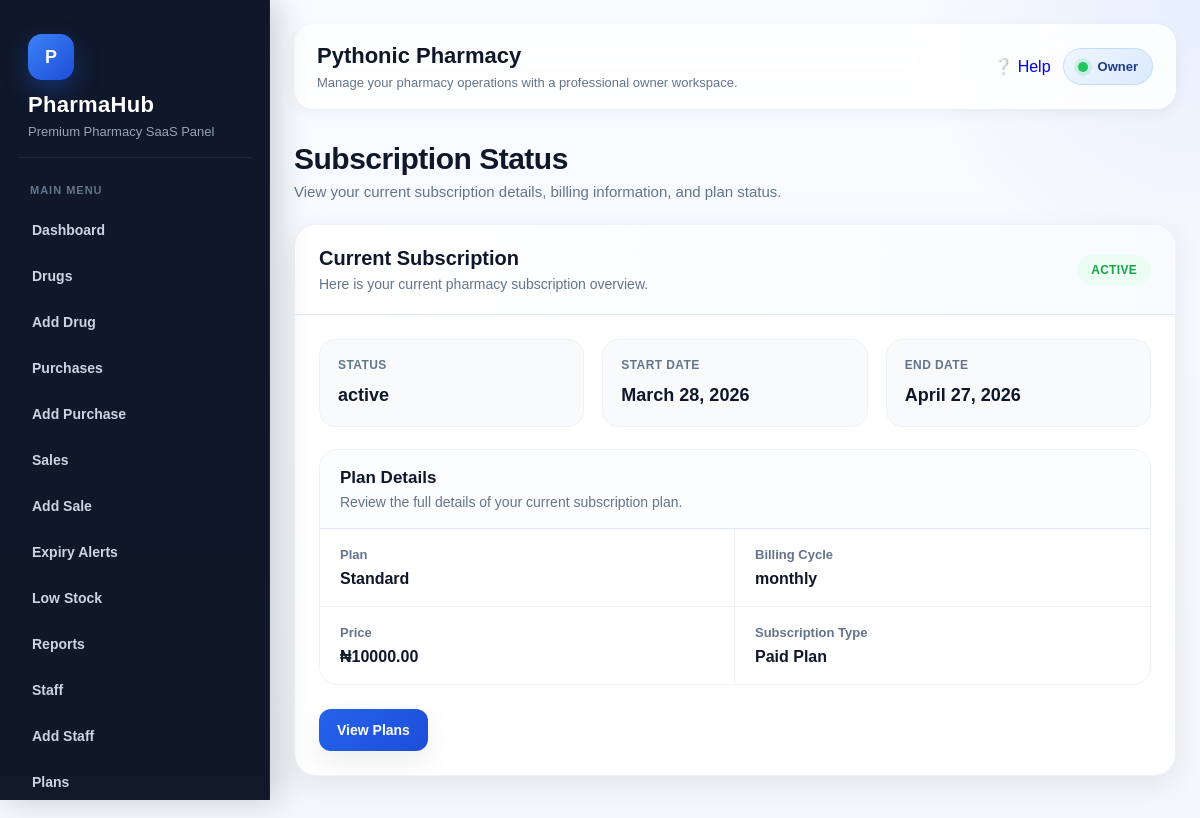
The app's page /subscriptions/status/ (signed in) with its own data.
### accounts/models.py (models this page shows, shortened)
class User(AbstractUser):
    ROLE_CHOICES = (
        ('owner', 'Owner'),
        ('admin', 'Admin'),
        ('pharmacist', 'Pharmacist'),
        ('cashier', 'Cashier'),
        ('staff', 'Staff'),
    )
    pharmacy = models.ForeignKey(
        Pharmacy,
        on_delete=models.CASCADE,
        related_name='users',
        null=True,
        blank=True
    )
    role = models.CharField(max_length=20, choices=ROLE_CHOICES, default='staff')

### pharmacies/models.py (models this page shows, shortened)
class Pharmacy(models.Model):
    name = models.CharField(max_length=255)
    email = models.EmailField(unique=True)
    phone = models.CharField(max_length=20, blank=True, null=True)
    address = models.TextField(blank=True, null=True)
    is_active = models.BooleanField(default=True)
    is_suspended_by_owner = models.BooleanField(default=False)
    suspension_reason = models.CharField(max_length=255, blank=True, null=True)
    created_at = models.DateTimeField(auto_now_add=True)
    class Meta:
        ordering = ['name']

### subscriptions/models.py (models this page shows, shortened)
class Subscription(models.Model):
    STATUS_CHOICES = (
        ('trial', 'Trial'),
        ('active', 'Active'),
        ('expired', 'Expired'),
        ('pending', 'Pending'),
        ('cancelled', 'Cancelled'),
    )
    pharmacy = models.ForeignKey(
        Pharmacy,
        on_delete=models.CASCADE,
        related_name='subscriptions'
    )
    plan = models.ForeignKey(
        Plan,
        on_delete=models.SET_NULL,
        null=True,
        blank=True
    )
    status = models.CharField(max_length=20, choices=STATUS_CHOICES, default='pending')
    start_date = models.DateField()
    end_date = models.DateField()
    is_current = models.BooleanField(default=True)

class Plan(models.Model):
    BILLING_CHOICES = (
        ('monthly', 'Monthly'),
        ('yearly', 'Yearly'),
    )
    name = models.CharField(max_length=100)
    price = models.DecimalField(max_digits=12, decimal_places=2)
    billing_cycle = models.CharField(max_length=20, choices=BILLING_CHOICES, default='monthly')
    duration_days = models.PositiveIntegerField(default=30)
    max_staff = models.PositiveIntegerField(default=3)
    description = models.TextField(blank=True, null=True)
    is_active = models.BooleanField(default=True)

### subscriptions/views.py (the view)
# urls.py: path('status/', views.subscription_status, name='subscription_status'),
@login_required
def subscription_status(request):
    current_subscription = Subscription.objects.filter(
        pharmacy=request.user.pharmacy,
        is_current=True
    ).first()
    return render(request, 'subscriptions/subscription_status.html', {
        'current_subscription': current_subscription
    })

### templates/subscriptions/subscription_status.html (shortened to what this page needs)
{% extends 'base.html' %}
{% block content %}
<div class="page-shell">
    <div class="page-header">
        <div>
            <h2>Subscription Status</h2>
            <p>View your current subscription details, billing information, and plan status.</p>
        </div>
    </div>
    <div class="subscription-card">
        {% if current_subscription %}
            <div class="subscription-card-header">
                <div>
                    <h3>Current Subscription</h3>
                    <p>Here is your current pharmacy subscription overview.</p>
                </div>
                <span class="status-pill
                    {% if current_subscription.status|lower == 'active' %}
                        status-active
                    {% elif current_subscription.status|lower == 'trial' %}
                        status-trial
                    {% elif current_subscription.status|lower == 'expired' %}
                        status-danger
                    {% else %}
                        status-warning
                    {% endif %}
                ">
                    {{ current_subscription.status }}
                </span>
            </div>
            <div class="subscription-body">
                <div class="summary-grid">
                    <div class="summary-item">
                        <div class="summary-label">Status</div>
                        <div class="summary-value">{{ current_subscription.status }}</div>
                    </div>
                    <div class="summary-item">
                        <div class="summary-label">Start Date</div>
                        <div class="summary-value">{{ current_subscription.start_date }}</div>
                    </div>
                    <div class="summary-item">
                        <div class="summary-label">End Date</div>
                        <div class="summary-value">{{ current_subscription.end_date }}</div>
                    </div>
                </div>
                <div class="details-card">
                    <div class="details-header">
                        <h4>Plan Details</h4>
                        <p>Review the full details of your current subscription plan.</p>
                    </div>
                    <div class="details-grid">
                        <div class="detail-row">
                            <div class="detail-title">Plan</div>
                            <div class="detail-value">
                                {% if current_subscription.plan %}
                                    {{ current_subscription.plan.name }}
                                {% else %}
                                    Trial
                                {% endif %}
                            </div>
                        </div>
                        <div class="detail-row">
                            <div class="detail-title">Billing Cycle</div>
                            <div class="detail-value">
                                {% if current_subscription.plan %}
                                    {{ current_subscription.plan.billing_cycle }}
                                {% else %}
                                    Trial
                                {% endif %}
                            </div>
                        </div>
                        <div class="detail-row">
                            <div class="detail-title">Price</div>
                            <div class="detail-value">
                                {% if current_subscription.plan %}
                                    ₦{{ current_subscription.plan.price }}
                                {% else %}
                                    ₦0
                                {% endif %}
                            </div>
                        </div>
                        <div class="detail-row">
                            <div class="detail-title">Subscription Type</div>
                            <div class="detail-value">
                                {% if current_subscription.plan %}
                                    Paid Plan
                                {% else %}
                                    Trial Access
                                {% endif %}
                            </div>
                        </div>
                    </div>
                </div>
                <div class="card-actions">
                    <a href="{% url 'plan_list' %}" class="btn-main">View Plans</a>
                </div>
            </div>
        {% endif %}
    </div>
</div>
{% endblock %}

### templates/base.html (shortened to what this page needs)
<!DOCTYPE html>
<html lang="en">
<head>
</head>
<body>
{% if user.is_authenticated %}
    <div class="layout">
        <aside class="sidebar">
            <div class="brand-box">
                <div class="brand-logo">P</div>
                <h1 class="brand-title">PharmaHub</h1>
                <p class="brand-subtitle">Premium Pharmacy SaaS Panel</p>
            </div>
            <div class="nav-section">
                <div class="nav-label">Main Menu</div>
                {% if user.role == 'owner' or user.role == 'staff' or user.role == 'cashier' or user.role == 'pharmacist' %}
                    <a href="{% url 'dashboard' %}">Dashboard</a>
                    <a href="{% url 'drug_list' %}">Drugs</a>
                {% endif %}
                {% if user.role == 'owner' %}
                    <a href="{% url 'add_drug' %}">Add Drug</a>
                    <a href="{% url 'purchase_list' %}">Purchases</a>
                    <a href="{% url 'add_purchase' %}">Add Purchase</a>
                    <a href="{% url 'sale_list' %}">Sales</a>
                    <a href="{% url 'add_sale' %}">Add Sale</a>
                    <a href="{% url 'expiry_alerts' %}">Expiry Alerts</a>
                    <a href="{% url 'low_stock' %}">Low Stock</a>
                    <a href="{% url 'report_home' %}">Reports</a>
                    <a href="{% url 'staff_list' %}">Staff</a>
                    <a href="{% url 'add_staff' %}">Add Staff</a>
                    <a href="{% url 'plan_list' %}">Plans</a>
                {% elif user.role == 'cashier' or user.role == 'pharmacist' or user.role == 'staff' %}
                    <a href="{% url 'sale_list' %}">Sales</a>
                    <a href="{% url 'add_sale' %}">Add Sale</a>
                    <a href="{% url 'purchase_list' %}">Purchases</a>
                    <a href="{% url 'add_purchase' %}">Add Purchase</a>
                {% endif %}
            </div>
        </aside>
        <main class="main">
            <div class="topbar">
                <div class="topbar-content">
                    <div class="topbar-left">
                        <h2>
                            {% if user.pharmacy %}
                                {{ user.pharmacy.name }}
                            {% else %}
                                Dashboard
                            {% endif %}
                        </h2>
                        <p>Manage your pharmacy operations with a professional owner workspace.</p>
                    </div>
                    <div class="topbar-right">
                        {% url 'help' as help_url %}
                        <a href="{{ help_url }}" class="topbar-help-btn {% if request.path == help_url %}active{% endif %}">
                            <span>❔</span>
                            <span>Help</span>
                        </a>
                        <div class="user-badge">
                            <span class="dot"></span>
                            {{ user.role|title }}
                        </div>
                    </div>
                </div>
            </div>
            {% block content %}{% endblock %}
        </main>
    </div>
{% endif %}
</body>
</html>

### templates/base.html (style rules this page uses)
:root { --bg: #f5f7fb; --surface: #ffffff; --surface-2: #f8fafc; --border: #e5e7eb; --text: #0f172a; --muted: #64748b; --primary: #2563eb; --primary-dark: #1d4ed8; --success-bg: #dcfce7; --success-text: #166534; --error-bg: #fee2e2; --error-text: #991b1b; --warning: #ea580c; --danger: #dc2626; --sidebar-top: #0f172a; --sidebar-bottom: #111827; --sidebar-text: #cbd5e1; --sidebar-active-bg: rgba(37, 99, 235, 0.16); --sidebar-active-text: #ffffff; --shadow-sm: 0 4px 14px rgba(15, 23, 42, 0.06); --shadow-md: 0 10px 30px rgba(15, 23, 42, 0.08); --shadow-lg: 0 20px 45px rgba(15, 23, 42, 0.12); --radius-sm: 10px; --radius-md: 16px; --radius-lg: 22px; --transition: all 0.25s ease; }
* { box-sizing: border-box; }
html { scroll-behavior: smooth; }
body { margin: 0; font-family: Arial, sans-serif; background: radial-gradient(circle at top right, rgba(37, 99, 235, 0.08), transparent 20%), linear-gradient(180deg, #f8fbff 0%, var(--bg) 100%); color: var(--text); min-height: 100vh; overflow-x: hidden; }
a { text-decoration: none; }
.layout { display: flex; min-height: 100vh; }
.sidebar { width: 270px; background: linear-gradient(180deg, var(--sidebar-top) 0%, var(--sidebar-bottom) 100%); color: white; padding: 24px 18px; position: fixed; top: 0; left: 0; height: 100vh; overflow-y: auto; transition: var(--transition); z-index: 1000; border-right: 1px solid rgba(255,255,255,0.05); box-shadow: 8px 0 30px rgba(2, 6, 23, 0.18); }
.brand-box { padding: 10px 10px 18px; margin-bottom: 18px; border-bottom: 1px solid rgba(255,255,255,0.08); }
.brand-logo { display: inline-flex; align-items: center; justify-content: center; width: 46px; height: 46px; border-radius: 14px; background: linear-gradient(135deg, #3b82f6, #1d4ed8); color: #fff; font-weight: 700; font-size: 18px; box-shadow: 0 10px 25px rgba(37, 99, 235, 0.35); margin-bottom: 12px; }
.brand-title { margin: 0; font-size: 22px; color: #ffffff; letter-spacing: 0.3px; }
.brand-subtitle { margin: 6px 0 0; font-size: 13px; color: #94a3b8; }
.nav-section { margin-bottom: 18px; }
.nav-label { font-size: 11px; font-weight: 700; text-transform: uppercase; letter-spacing: 1px; color: #64748b; padding: 8px 12px; margin-bottom: 6px; }
.sidebar a { display: flex; align-items: center; gap: 10px; color: var(--sidebar-text); padding: 12px 14px; margin-bottom: 6px; border-radius: 12px; font-size: 14px; font-weight: 600; transition: var(--transition); }
.main { margin-left: 270px; width: calc(100% - 270px); min-height: 100vh; padding: 24px; transition: var(--transition); }
.topbar { background: rgba(255,255,255,0.82); backdrop-filter: blur(12px); border: 1px solid rgba(255,255,255,0.7); padding: 18px 22px; border-radius: 20px; margin-bottom: 24px; position: sticky; top: 14px; z-index: 30; box-shadow: var(--shadow-sm); }
.topbar-content { display: flex; align-items: center; justify-content: space-between; gap: 14px; flex-wrap: wrap; }
.topbar-left h2 { margin: 0; font-size: 22px; color: var(--text); }
.topbar-left p { margin: 6px 0 0; color: var(--muted); font-size: 13px; }
.topbar-right { display: flex; align-items: center; gap: 12px; flex-wrap: wrap; }
.user-badge { display: inline-flex; align-items: center; gap: 10px; background: linear-gradient(135deg, #eff6ff, #dbeafe); color: #1e3a8a; padding: 10px 14px; border-radius: 999px; font-size: 13px; font-weight: 700; border: 1px solid #bfdbfe; }
.dot { width: 10px; height: 10px; border-radius: 50%; background: #22c55e; box-shadow: 0 0 0 4px rgba(34, 197, 94, 0.15); }
.page-header { margin-bottom: 22px; }
.page-header h2 { margin: 0 0 8px; font-size: 30px; line-height: 1.2; }
.page-header p { margin: 0; color: var(--muted); font-size: 14px; }

### records on screen
User: pharmacy.name "Pythonic Pharmacy", role "Owner"
Subscription: status "ACTIVE", status "active", start_date "March 28, 2026", end_date "April 27, 2026", plan.name "Standard", plan.billing_cycle "monthly", plan.price "10000.00"
